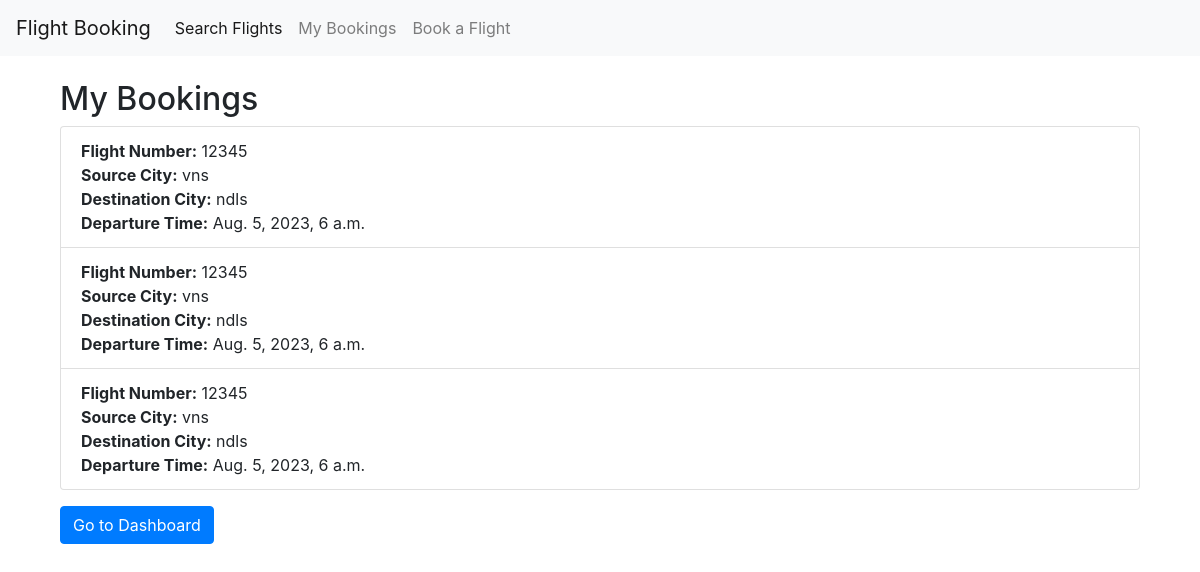
The page /flights/my_bookings/ (signed in) on the database its author committed.
### flights/models.py (models this page shows, shortened)
class Booking(models.Model):
    user = models.ForeignKey(CustomUser, on_delete=models.CASCADE)
    flight = models.ForeignKey(Flight, on_delete=models.CASCADE)

class Flight(models.Model):
    flight_number = models.CharField(max_length=10)
    source_city = models.CharField(max_length=50, default=None)
    destination_city = models.CharField(max_length=50, default=None)
    departure_time = models.DateTimeField(default=None)
    arrival_time = models.DateTimeField(default=None)
    seat_count = models.IntegerField(default=60)

### flights/views.py (the view)
# urls.py: path('my_bookings/', views.my_bookings, name='my_bookings'),
@login_required
def my_bookings(request):
    bookings = Booking.objects.filter(user=request.user)
    return render(request, 'flights/view_bookings.html', {'bookings': bookings})

### flights/templates/flights/view_bookings.html
{% extends 'flights/base.html' %}
{% block content %}
    <div class="container">
        <h2>My Bookings</h2>
        {% if bookings %}
            <ul class="list-group">
                {% for booking in bookings %}
                    <li class="list-group-item">
                        <strong>Flight Number:</strong> {{ booking.flight.flight_number }}<br>
                        <strong>Source City:</strong> {{ booking.flight.source_city }}<br>
                        <strong>Destination City:</strong> {{ booking.flight.destination_city }}<br>
                        <strong>Departure Time:</strong> {{ booking.flight.departure_time }}<br>
                    </li>
                {% endfor %}
            </ul>
        {% else %}
            <p class="mt-3">You have no bookings.</p>
        {% endif %}
        <a href="{% url 'dashboard' %}" class="btn btn-primary mt-3">Go to Dashboard</a>
    </div>
{% endblock %}

### flights/templates/flights/base.html (shortened to what this page needs)
<!DOCTYPE html>
<html>
<head>
    <link rel="stylesheet" href="https://stackpath.bootstrapcdn.com/bootstrap/4.5.2/css/bootstrap.min.css">
</head>
<body>
    <nav class="navbar navbar-expand-lg navbar-light bg-light">
        <a class="navbar-brand" href="#">Flight Booking</a>
        <div class="collapse navbar-collapse" id="navbarNav">
            <ul class="navbar-nav">
                <li class="nav-item active">
                    <a class="nav-link" href="{% url 'flights:search_flights' %}">Search Flights</a>
                </li>
                <li class="nav-item">
                    <a class="nav-link" href="{% url 'flights:my_bookings' %}">My Bookings</a>
                </li>
                <li class="nav-item">
                    <a class="nav-link" href="{% url 'flights:book_flight' %}">Book a Flight</a>
                </li>
            </ul>
        </div>
    </nav>
    <div class="container mt-4">
        {% block content %}{% endblock %}
    </div>
</body>
</html>

### rows shown on the page
Booking: flight.flight_number "12345", flight.source_city "vns", flight.destination_city "ndls", flight.departure_time "Aug. 5, 2023, 6 a.m."
Booking: flight.flight_number "12345", flight.source_city "vns", flight.destination_city "ndls", flight.departure_time "Aug. 5, 2023, 6 a.m."
Booking: flight.flight_number "12345", flight.source_city "vns", flight.destination_city "ndls", flight.departure_time "Aug. 5, 2023, 6 a.m."
